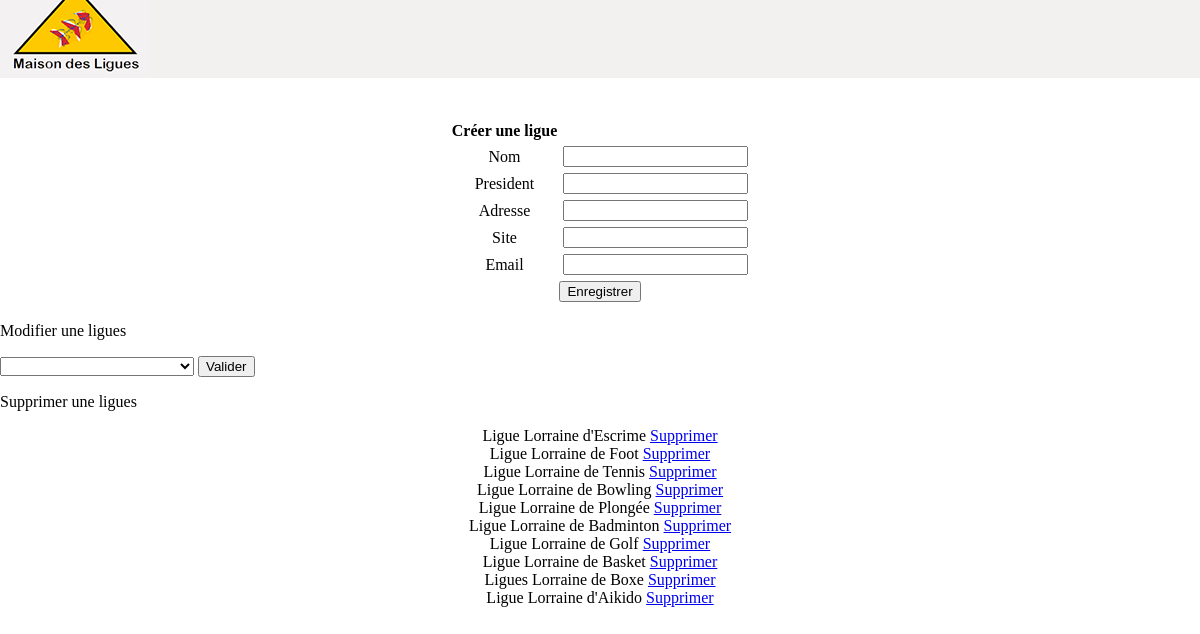
/AdministrationLigues.php, run on the app's committed database.
### tables this page shows
CREATE TABLE IF NOT EXISTS `ligues` (
  `Id` int(11) NOT NULL AUTO_INCREMENT,
  `Nom` varchar(100) NOT NULL,
  `President` varchar(50) NOT NULL,
  `Adresse` varchar(100) NOT NULL,
  `Site` varchar(50) NOT NULL,
  `Email` varchar(50) NOT NULL,
  PRIMARY KEY (`Id`)
);

### AdministrationLigues.php (the view, shortened to what this page needs)
<?php session_start();
require_once("Connect_bdd.php");
require_once("OngletsAdministration.php");
?>
<html>
	<head>
	</head>
	<body>
		<div class="ligues">
				<form name="insertion" action="InsertionLigues.php" method="POST">
  <table border="0" align="center" cellspacing="2" cellpadding="2">
    	<th>Créer une ligue</th>
		<tr align="center">
      <td>Nom</td>
      <td><input type="text" name="NomNewLigues"></td>
    </tr>
    <tr align="center">
      <td>President</td>
      <td><input type="text" name="PresidentNewLigues"></td>
    </tr>
	<tr align="center">
      <td>Adresse</td>
      <td><input type="text" name="AdresseNewLigues"></td>
    </tr>
	<tr align="center">
      <td>Site</td>
      <td><input type="text" name="SiteNewLigues"></td>
    </tr>
	<tr align="center">
      <td>Email</td>
      <td><input type="text" name="EmailNewLigues"></td>
    </tr>
    <tr align="center">
      <td colspan="2"><input type="submit" name="NewLigues" value="Enregistrer"></td>
    </tr>
  </table>
</form>
			<p>Modifier une ligues</p>
			<select name="ligues" size="1" onClick="getPresident(this.value);">
			<option name="ligues"></option>
			<?php $recup_ligues=mysqli_query($bdd,"SELECT Nom, President, Adresse, Site, Email, Id FROM ligues") OR DIE ("ERREUR RECUP_LIGUES");
						while($data = mysqli_fetch_assoc($recup_ligues)) {
						$Id=$data['Id'];
							echo '<option name="ligues" value="'.$Id.'">' .utf8_encode($data['Nom']) .'</option>';
						} ?>
			</select>
			<input type="submit" name="ModifNewLigues" value="Valider">
			<p>Supprimer une ligues</p>
				<?php
				$recup_ligues=mysqli_query($bdd,"SELECT Nom, Id FROM ligues") OR DIE ("ERREUR RECUP_LIGUES");
				while( $result = mysqli_fetch_object( $recup_ligues ) )
				{
					echo("<div align=\"center\">".utf8_encode($result->Nom)." <a href=\"#\" onClick=\"confirme('".$result->Id."')\" >Supprimer</a><br>\n") ;
				}
			?>
		</div>
	</body>
</html>

### OngletsAdministration.php (shortened to what this page needs)
<html>
	<head>
		<link rel="stylesheet" type="text/css" href="CSS/menu.css" />
	</head>
	<body>
		<header>
			<div class="ban">
				<img id="logo" src="images/logo-m2l.png">
			</div>
			<nav>
				<ul>
					<li><a href="AdministrationSports.php">Sports</a></li>
					<li><a href="AdministrationLigues.php">Ligues</a></li>
					<li><a href="AdministrationAdmins.php">Administrateurs</a></li>
					<li><a href="Deconnexion.php">Deconnexion</a></li>
				</ul>
			</nav>
		</header>
		</body>
</html>

### CSS/menu.css (style rules this page uses)
html { margin: 0; padding: 0; height: 100%; width: 100%; }
body { margin: 0; padding: 0; width: 100%; }
header { width: 100%; margin: 0; padding: 0; }
.ban { background-color: #f3f0f0; width: 100%; margin-top: -2%; padding: 0; }
#logo { margin: 0; padding: 0; display: inline-block; }
nav { width: 100%; height: 5%; margin: 0; padding: 0; background: -webkit-gradient(linear top, bottom, from(#3d3d3d), to(black)); background: -moz-linear-gradient(top, #3d3d3d, black); }
nav ul { margin:0; padding:0; list-style-type: none; text-align: center; }
nav li { float: left; padding: 0; height: 5%; background: -webkit-gradient(linear top, bottom, from(#3d3d3d), to(black)); background: -moz-linear-gradient(top, #3d3d3d, black); }
nav li a { display: inline-block; width: 110px; height: 5%; color: white; text-decoration: none; padding: 5px; font-family: arial; }

### data on the page
ligues: Nom "Ligue Lorraine d'Escrime"
ligues: Nom "Ligue Lorraine de Foot"
ligues: Nom "Ligue Lorraine de Tennis"
ligues: Nom "Ligue Lorraine de Bowling"
ligues: Nom "Ligue Lorraine de Plongée"
ligues: Nom "Ligue Lorraine de Badminton"
ligues: Nom "Ligue Lorraine de Golf"
ligues: Nom "Ligue Lorraine de Basket"
ligues: Nom "Ligues Lorraine de Boxe"
ligues: Nom "Ligue Lorraine d'Aikido"
